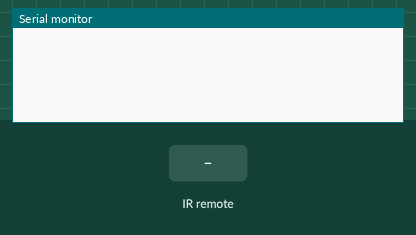
Bench run of a program on a simulated Arduino Nano, built with avr-gcc and run on an emulated ATmega328P. Shown: the last lines printed to the serial monitor. Inputs (shaded band) come from the test bench.

Above: at 1.2 s.
1.3 s: infrared code 0x20DF40BF received
At 2.2 s:
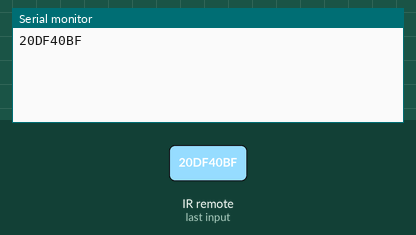
2.8 s: infrared code 0x20DFC03F received
At 3.4 s:
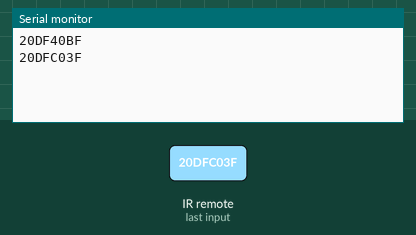

Measured:
- after the input at 1.3 s, the serial monitor: prints a new line at once (image 1)
- after the input at 2.8 s, the serial monitor: prints a new line at once (image 2)

The program:

main.cpp
```cpp
#include <Arduino.h>
#include <IRremote.h>

IRrecv irrecv(3);

decode_results results;

void setup(){
  Serial.begin(9600);
  irrecv.enableIRIn(); // запускаем прием
}

void loop(){
  if (irrecv.decode(&results)) { // если данные пришли

    Serial.println( results.value, HEX ); // выводим полученное значение

    switch ( results.value ) {
        case 0x20DF40BF:
            digitalWrite( 13, HIGH );
            break;
        case 0x20DFC03F:
            digitalWrite( 13, LOW );
            break;
    }

    irrecv.resume(); // принимаем следующую команду
  }
}
```
